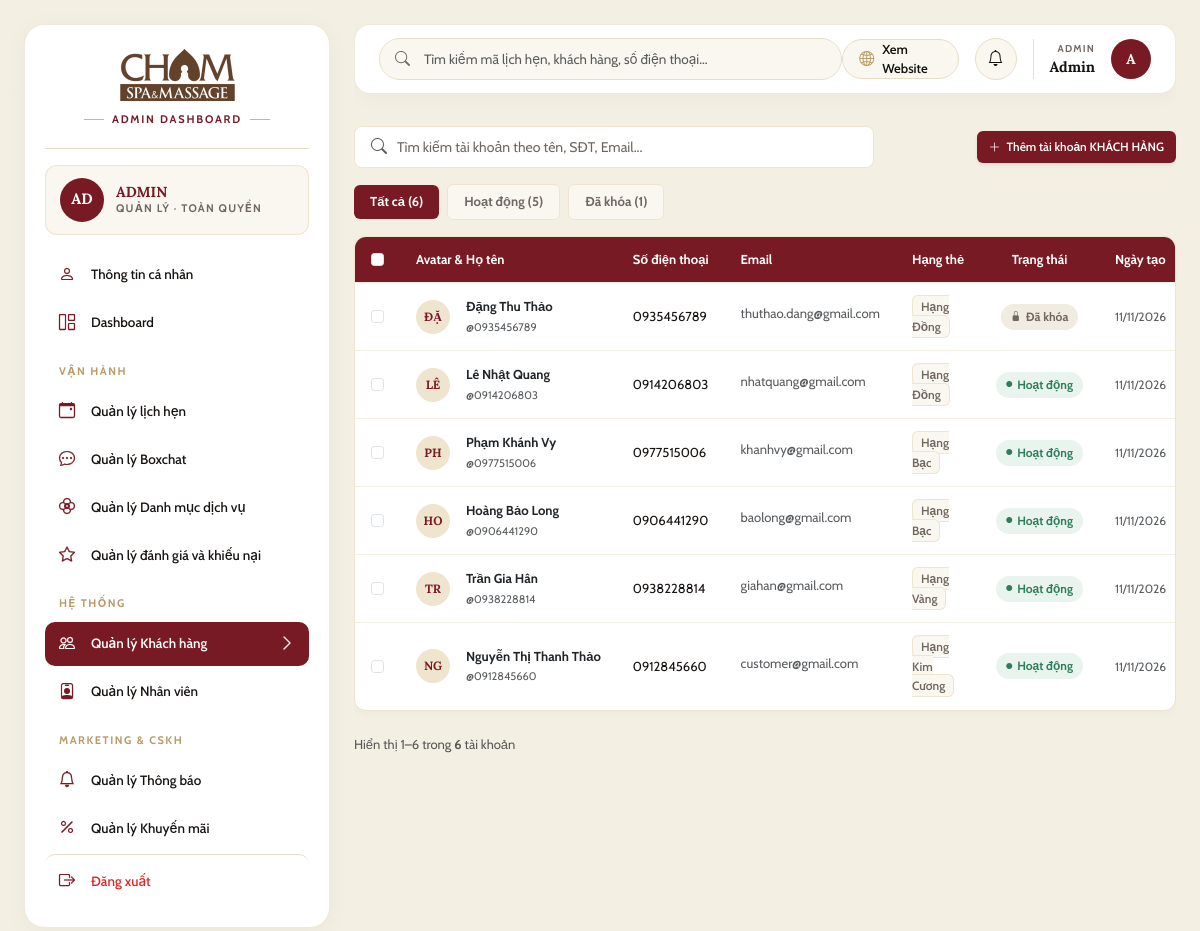
The page /accounts/admin/customers/ (signed in) on the database its author committed.
### core/models.py (models this page shows, shortened)
class User(AbstractUser):
    name = models.CharField(max_length=255, verbose_name="Họ và tên")
    email = models.EmailField(max_length=255, unique=True, verbose_name="Địa chỉ Email")
    phone = models.CharField(max_length=20, unique=True, verbose_name="Số điện thoại (Unique)")
    is_active = models.BooleanField(default=True, verbose_name="Trạng thái tài khoản (True=Hoạt động, False=Đã khóa)")
    updated_at = models.DateTimeField(auto_now=True, verbose_name="Thời điểm cập nhật gần nhất")
    class Meta:
        db_table = "chamspa_user"
        verbose_name = "Người dùng"
        verbose_name_plural = "MOD-05: 1. Người dùng (Users)"

class Membership(models.Model):
    user = models.OneToOneField(User, on_delete=models.CASCADE, related_name='membership', verbose_name="Khách hàng")
    tier = models.ForeignKey(Tier, on_delete=models.SET_NULL, null=True, blank=True, related_name='members',
                             verbose_name="Hạng thẻ hiện tại")
    current_points = models.IntegerField(default=0, verbose_name="Điểm thưởng khả dụng hiện tại")
    total_points_used = models.IntegerField(default=0, verbose_name="Tổng điểm đã sử dụng")
    total_spent = models.DecimalField(max_digits=15, decimal_places=2, default=0,
                                      verbose_name="Tổng chi tiêu tích lũy (VNĐ)")
    tier_expiration_date = models.DateField(null=True, blank=True, verbose_name="Hạn duy trì hạng thẻ")
    created_at = models.DateTimeField(auto_now_add=True, verbose_name="Thời điểm cấp thẻ")
    updated_at = models.DateTimeField(auto_now=True, verbose_name="Thời điểm cập nhật điểm/hạng")
    class Meta:
        db_table = "chamspa_membership"
        verbose_name = "Thẻ hội viên"
        verbose_name_plural = "MOD-06: 8. Thẻ hội viên (Memberships)"

class Tier(models.Model):
    name = models.CharField(max_length=100, verbose_name="Tên hạng thẻ")
    min_points = models.IntegerField(default=0, verbose_name="Điểm tối thiểu để đạt hạng")
    discount_percent = models.IntegerField(default=0, verbose_name="% Giảm giá đặc quyền")
    description = models.TextField(null=True, blank=True, verbose_name="Mô tả quyền lợi và quà tặng")
    created_at = models.DateTimeField(auto_now_add=True, verbose_name="Thời điểm tạo hạng thẻ")
    class Meta:
        db_table = "chamspa_tier"
        verbose_name = "Hạng thẻ thành viên"
        verbose_name_plural = "MOD-06: 7. Hạng thẻ thành viên (Tiers)"

### accounts/views.py (the view, shortened to what this page needs)
# urls.py: path('admin/customers/', views.admin_customer_list_view, name='admin_customer_list'),
@login_required
def admin_customer_list_view(request):
    if not (request.user.is_superuser or request.user.is_staff):
        messages.error(request, "Bạn không có quyền truy cập trang quản trị khách hàng.")
        return redirect('home')
    qs = User.objects.filter(is_staff=False, is_superuser=False).select_related('profile', 'membership__tier').order_by('-date_joined')
    total_count = qs.count()
    active_count = qs.filter(is_active=True).count()
    inactive_count = qs.filter(is_active=False).count()
    status_filter = request.GET.get('status', 'all')
    if status_filter == 'active':
        qs = qs.filter(is_active=True)
    elif status_filter == 'inactive':
        qs = qs.filter(is_active=False)
    search_query = request.GET.get('search', '').strip()
    paginator = Paginator(qs, 8)
    page_number = request.GET.get('page', 1)
    page_obj = paginator.get_page(page_number)
    tiers = Tier.objects.all().order_by('min_points')
    base_layout = 'layouts/admin_layout.html' if request.user.is_superuser else 'layouts/staff_layout.html'
    context = {
        'customers': page_obj,
        'page_obj': page_obj,
        'total_count': total_count,
        'active_count': active_count,
        'inactive_count': inactive_count,
        'current_status': status_filter,
        'search_query': search_query,
        'tiers': tiers,
        'base_layout': base_layout,
    }
    return render(request, 'accounts/admin_customer_list.html', context)

### templates/accounts/admin_customer_list.html (shortened to what this page needs)
{% extends base_layout|default:"layouts/admin_layout.html" %}
{% load static %}
{% block body_class %}page-accounts-admin-customer-list{% endblock %}
{% block admin_content %}
<div class="customer-admin-page py-2">
    <div class="d-flex justify-content-between align-items-center mb-3 flex-wrap gap-3">
        <form method="GET" action="{% url 'accounts:admin_customer_list' %}" class="d-flex align-items-center flex-grow-1" style="max-width: 520px;">
            <div class="search-box-custom d-flex align-items-center px-3 py-2 w-100">
                <i class="bi bi-search text-muted me-2"></i>
                <input type="text" name="search" class="search-input-custom" placeholder="Tìm kiếm tài khoản theo tên, SĐT, Email..." value="{{ search_query }}">
            </div>
        </form>
        <button type="button" class="btn-add-customer shadow-sm" data-bs-toggle="modal" data-bs-target="#addCustomerModal">
            <i class="bi bi-plus-lg"></i>
            <span>Thêm tài khoản KHÁCH HÀNG</span>
        </button>
    </div>
    <div class="d-flex gap-2 mb-3 align-items-center">
        <a href="?status=all{% if search_query %}&search={{ search_query }}{% endif %}" class="filter-tab-pill {% if current_status == 'all' %}active{% endif %}">
            Tất cả ({{ total_count }})
        </a>
        <a href="?status=active{% if search_query %}&search={{ search_query }}{% endif %}" class="filter-tab-pill {% if current_status == 'active' %}active{% endif %}">
            Hoạt động ({{ active_count }})
        </a>
        <a href="?status=inactive{% if search_query %}&search={{ search_query }}{% endif %}" class="filter-tab-pill {% if current_status == 'inactive' %}active{% endif %}">
            Đã khóa ({{ inactive_count }})
        </a>
    </div>
    <div class="table-container-card mb-3">
        <div class="table-responsive">
            <table class="custom-admin-table">
                <thead>
                    <tr>
                        <th style="width: 44px; text-align: center;">
                            <input type="checkbox" class="form-check-input" id="checkAllCustomers">
                        </th>
                        <th>Avatar & Họ tên</th>
                        <th>Số điện thoại</th>
                        <th>Email</th>
                        <th>Hạng thẻ</th>
                        <th style="text-align: center;">Trạng thái</th>
                        <th>Ngày tạo</th>
                    </tr>
                </thead>
                <tbody>
                    {% for c in customers %}
                    <tr>
                        <td style="text-align: center;">
                            <input type="checkbox" class="form-check-input cust-checkbox" value="{{ c.id }}">
                        </td>
                        <td>
                            <div class="d-flex align-items-center gap-3">
                                <div class="cust-avatar-pill">
                                    {{ c.name|default:c.username|default:"KH"|slice:":2"|upper }}
                                </div>
                                <div>
                                    <a href="{% url 'accounts:admin_customer_detail' c.id %}" class="fw-bold text-decoration-none text-dark d-block text-truncate" style="max-width: 180px;">
                                        {{ c.name|default:c.username }}
                                    </a>
                                    <small class="text-muted" style="font-size: 11px;">@{{ c.username }}</small>
                                </div>
                            </div>
                        </td>
                        <td>
                            <span class="text-nowrap">{{ c.phone|default:"Chưa có" }}</span>
                        </td>
                        <td>
                            <span class="text-muted text-truncate d-inline-block" style="max-width: 190px;">
                                {{ c.email|default:"Chưa cập nhật" }}
                            </span>
                        </td>
                        <td>
                            <span class="badge-role-pill">
                                {{ c.membership.tier.name|default:"Thành viên" }}
                            </span>
                        </td>
                        <td style="text-align: center;">
                            {% if c.is_active %}
                                <span class="badge-status-active">
                                    <i class="bi bi-circle-fill" style="font-size: 6px;"></i> Hoạt động
                                </span>
                            {% else %}
                                <span class="badge-status-locked">
                                    <i class="bi bi-lock-fill" style="font-size: 10px;"></i> Đã khóa
                                </span>
                            {% endif %}
                        </td>
                        <td>
                            <span class="text-muted" style="font-size: 12px;">
                                {{ c.date_joined|date:"d/m/Y" }}
                            </span>
                        </td>
                    </tr>
                    {% endfor %}
                </tbody>
            </table>
        </div>
    </div>
    <div class="d-flex justify-content-between align-items-center flex-wrap gap-2 pt-2">
        <div class="text-muted" style="font-size: 13px;">
            {% if page_obj.paginator.count > 0 %}
                Hiển thị {{ page_obj.start_index }}–{{ page_obj.end_index }} trong <strong>{{ page_obj.paginator.count }}</strong> tài khoản
            {% else %}
                Hiển thị 0 tài khoản
            {% endif %}
        </div>
    </div>
</div>
{% endblock admin_content %}

### templates/components/sidebar_admin.html (shortened to what this page needs)
{% load static %}
<aside class="admin-sidebar">
    <div class="sidebar-brand-lockup">
        <a href="{% url 'dashboard:admin' %}">
            <img src="{% static 'images/chamspa-logo.png' %}" alt="Cham Spa Logo">
        </a>
        <div>
            <span class="workspace-badge-label">ADMIN DASHBOARD</span>
        </div>
    </div>
    <div class="admin-identity-card">
        <div class="admin-avatar">{{ user.name|default:user.username|default:"Admin"|slice:":2"|upper }}</div>
        <div>
            <div class="admin-name">{{ user.name|default:user.username|default:"ADMIN"|upper }}</div>
            <div class="admin-role">QUẢN LÝ · TOÀN QUYỀN</div>
        </div>
    </div>
    <nav class="d-flex flex-column gap-1">
        <a href="{% url 'accounts:profile' %}" class="sidebar-nav-item {% if request.resolver_match.url_name == 'profile' %}active{% endif %}" data-nav-target="Thông tin cá nhân">
            <div class="d-flex align-items-center gap-3">
                <i class="bi bi-person fs-6"></i>
                <span>Thông tin cá nhân</span>
            </div>
        </a>
        <a href="{% url 'dashboard:admin' %}" class="sidebar-nav-item" data-nav-target="Dashboard">
            <div class="d-flex align-items-center gap-3">
                <i class="bi bi-grid-1x2 fs-6"></i>
                <span>Dashboard</span>
            </div>
        </a>
        <div class="sidebar-category-label">VẬN HÀNH</div>
        <a href="{% url 'appointment:admin_appointments' %}" class="sidebar-nav-item " data-nav-target="Quản lý lịch hẹn">
            <div class="d-flex align-items-center gap-3">
                <i class="bi bi-calendar-event fs-6"></i>
                <span>Quản lý lịch hẹn</span>
            </div>
        </a>
        <a href="{% url 'chatbox:admin_monitor' %}" class="sidebar-nav-item {% if request.resolver_match.app_name == 'chatbox' %}active{% endif %}" data-nav-target="Quản lý Boxchat">
            <div class="d-flex align-items-center gap-3">
                <i class="bi bi-chat-dots fs-6"></i>
                <span>Quản lý Boxchat</span>
            </div>
        </a>
        <a href="{% url 'services:service_admin' %}" class="sidebar-nav-item" data-nav-target="Quản lý Danh mục dịch vụ">
            <div class="d-flex align-items-center gap-3">
                <i class="bi bi-flower2 fs-6"></i>
                <span>Quản lý Danh mục dịch vụ</span>
            </div>
        </a>
        <a href="{% url 'feedbacks:admin_management' %}" class="sidebar-nav-item {% if request.resolver_match.app_name == 'feedbacks' %}active{% endif %}" data-nav-target="Quản lý đánh giá và khiếu nại">
            <div class="d-flex align-items-center gap-3">
                <i class="bi bi-star fs-6"></i>
                <span>Quản lý đánh giá và khiếu nại</span>
            </div>
        </a>
        <div class="sidebar-category-label">HỆ THỐNG</div>
        <a href="{% url 'accounts:admin_customer_list' %}" class="sidebar-nav-item {% if 'admin_customer' in request.resolver_match.url_name %}active{% endif %}" data-nav-target="Quản lý Khách hàng">
            <div class="d-flex align-items-center gap-3">
                <i class="bi bi-people fs-6"></i>
                <span>Quản lý Khách hàng</span>
            </div>
            <i class="bi bi-chevron-right sidebar-chevron"></i>
        </a>
        <a href="{% url 'accounts:admin_staff_list' %}" class="sidebar-nav-item {% if 'admin_staff' in request.resolver_match.url_name %}active{% endif %}" data-nav-target="Quản lý Nhân viên">
            <div class="d-flex align-items-center gap-3">
                <i class="bi bi-person-badge fs-6"></i>
                <span>Quản lý Nhân viên</span>
            </div>
        </a>
        <div class="sidebar-category-label">MARKETING & CSKH</div>
        <a href="{% url 'marketing:admin_notifications' %}" class="sidebar-nav-item " data-nav-target="Quản lý Thông báo">
            <div class="d-flex align-items-center gap-3">
                <i class="bi bi-bell fs-6"></i>
                <span>Quản lý Thông báo</span>
            </div>
        </a>
        <a href="{% url 'marketing:admin_promotions' %}" class="sidebar-nav-item " data-nav-target="Quản lý Khuyến mãi">
            <div class="d-flex align-items-center gap-3">
                <i class="bi bi-percent fs-6"></i>
                <span>Quản lý Khuyến mãi</span>
            </div>
        </a>
        <a href="{% url 'accounts:logout' %}" class="sidebar-nav-item sidebar-logout-item">
            <div class="d-flex align-items-center gap-3">
                <i class="bi bi-box-arrow-right fs-6"></i>
                <span>Đăng xuất</span>
            </div>
        </a>
    </nav>
</aside>

### templates/components/topbar_workspace.html (shortened to what this page needs)
{% load static %}
<header class="workspace-topbar">
    <div class="workspace-search-box">
        <input type="text" class="form-control" placeholder="Tìm kiếm mã lịch hẹn, khách hàng, số điện thoại...">
    </div>
    <div class="d-flex align-items-center gap-3">
        <a href="{% url 'home' %}" class="btn-workspace-view-web text-decoration-none" title="Xem giao diện Website khách hàng">
            <i class="bi bi-globe2"></i>
            <span>Xem Website</span>
        </a>
        <div class="cham-notif-dropdown-wrapper position-relative">
            <button class="workspace-bell-btn" type="button" title="Thông báo hệ thống" aria-label="Thông báo" id="workspaceBellBtn">
                <i class="bi bi-bell"></i>
            </button>
        </div>
        <div class="profile-dropdown-container">
            <div class="d-flex align-items-center gap-3 ps-3 border-start" style="cursor: pointer;" title="Tài khoản cá nhân & Phân quyền">
                <div class="text-end d-none d-sm-block">
                    <div style="font-size: 10px; font-weight: 700; letter-spacing: 1.2px; color: var(--cham-muted); text-transform: uppercase;">
                        {% if user.is_superuser %}ADMIN{% elif user.is_staff %}STAFF{% else %}CUSTOMER{% endif %}
                    </div>
                    <div style="font-family: var(--font-serif); font-size: 14.5px; font-weight: 700; color: var(--cham-dark);">
                        {{ user.name|default:user.username|default:"Tài khoản" }}
                    </div>
                </div>
                <div class="admin-avatar" style="width: 40px; height: 40px; font-size: 14px;">
                    {{ user.name|default:user.username|default:"U"|make_list|first|upper }}
                </div>
            </div>
        </div>
    </div>
</header>

### rows shown on the page
User: name "AD", name "ADMIN", name "Admin", name|make_list "A"
User: name "ĐẶ", name "Đặng Thu Thảo", username "0935456789", phone "0935456789", email "thuthao.dang@gmail.com", membership.tier.name "Hạng Đồng", is_active False (drawn), date_joined "11/11/2026"
User: name "LÊ", name "Lê Nhật Quang", username "0914206803", phone "0914206803", email "nhatquang@gmail.com", membership.tier.name "Hạng Đồng", is_active True (drawn), date_joined "11/11/2026"
User: name "PH", name "Phạm Khánh Vy", username "0977515006", phone "0977515006", email "khanhvy@gmail.com", membership.tier.name "Hạng Bạc", is_active True (drawn), date_joined "11/11/2026"
User: name "HO", name "Hoàng Bảo Long", username "0906441290", phone "0906441290", email "baolong@gmail.com", membership.tier.name "Hạng Bạc", is_active True (drawn), date_joined "11/11/2026"
User: name "TR", name "Trần Gia Hân", username "0938228814", phone "0938228814", email "giahan@gmail.com", membership.tier.name "Hạng Vàng", is_active True (drawn), date_joined "11/11/2026"
User: name "NG", name "Nguyễn Thị Thanh Thảo", username "0912845660", phone "0912845660", email "customer@gmail.com", membership.tier.name "Hạng Kim Cương", is_active True (drawn), date_joined "11/11/2026"

### other values the page prints
{{ total_count }} "6"
{{ active_count }} "5"
{{ inactive_count }} "1"
{{ page_obj.start_index }} "1"
{{ page_obj.end_index }} "6"
{{ page_obj.paginator.count }} "6"
